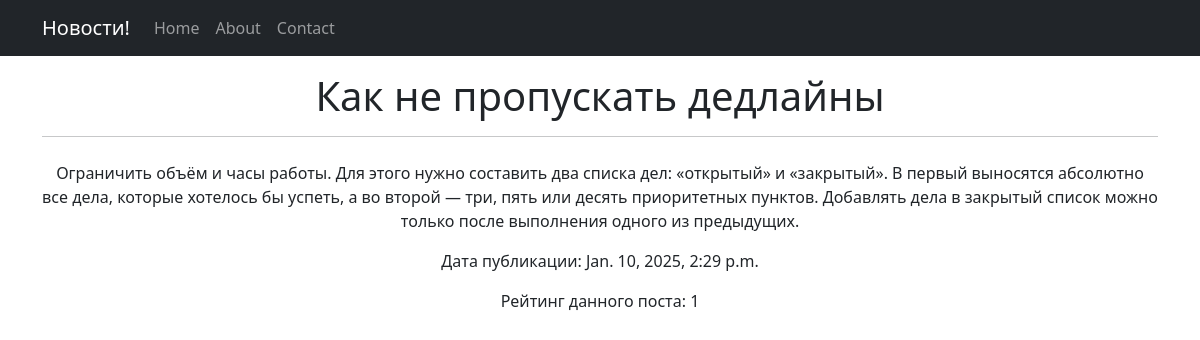
The app's page /news/3 (signed in) with its own data.
### portal/models.py (models this page shows, shortened)
class Post(models.Model):
    author = models.ForeignKey(Author, on_delete=models.CASCADE)
    POST_CHOICES = [
        ('article', 'Статья'),
        ('news', 'Новость'),
    ]
    post_type = models.CharField(max_length=10, choices=POST_CHOICES)
    created_at = models.DateTimeField(auto_now_add=True)
    categories = models.ManyToManyField(Category, through='PostCategory')
    title = models.CharField(max_length=255)
    text = models.TextField()
    rating = models.IntegerField(default=0)

### portal/views.py (the view)
# urls.py: path('<int:pk>', PostDetail.as_view(), name='post_detail'),
class PostDetail(LoginRequiredMixin, DetailView):
    model = Post
    template_name = 'new.html'
    context_object_name = 'post'
    def get_context_data(self, **kwargs):
        context = super().get_context_data(**kwargs)
        context['time_created'] = datetime.utcnow()
        return context

### portal/templatetags/custom_filters.py (called while the page is built)
@register.filter()
def censored(text):
    for word in censore:
        text = text.replace(word, word[0] + '*' * (len(word) - 1))
    return text

### templates/new.html (shortened to what this page needs)
{% extends 'flatpages/default.html' %}
{% load custom_filters %}
{% block content %}
<h1 class="mt-3">{{ post.title }}</h1>
<hr />
<p class="mt-4">{{ post.text|censored }}</p>
<p>Дата публикации: {{ post.created_at }}</p>
<p>Рейтинг данного поста: {{ post.rating }}</p>
{% endblock content %}

### records on screen
Post: title "Как не пропускать дедлайны", text|censored "Ограничить объём и часы работы. Для этого нужно составить два списка дел: «открытый» и «закрытый». В первый выносятся абсолютно все дела, которые хотелось бы успеть, а во второй — три, пять или десять приоритетных пунктов. Добавлять дела в закрытый список можно только после выполнения одного из предыдущих.", created_at "Jan. 10, 2025, 2:29 p.m.", rating "1"
